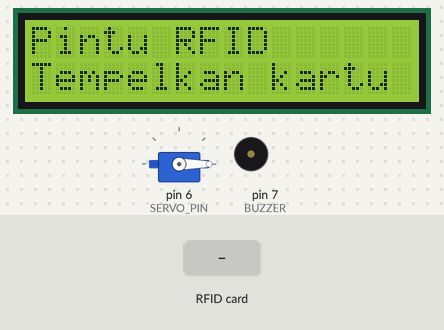
Bench run of a sketch on a simulated Arduino Uno, built with avr-gcc and run on an emulated ATmega328P. Parts: servo, 16×2 character LCD, buzzer (waves = sounding). Inputs (shaded band) come from the test bench.

Above: at 1.3 s.
1.4 s: RFID card 5E 7A 19 C4 held to the reader
At 2.8 s:
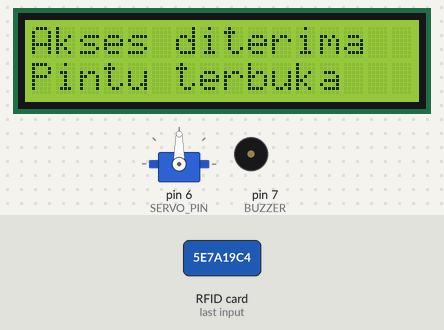
At 4.8 s:
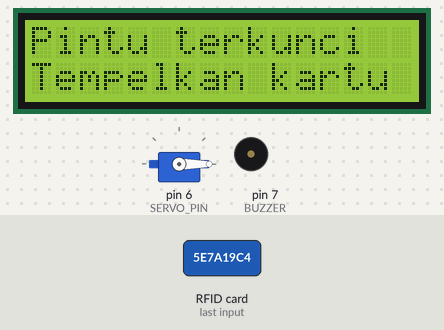
Timing chart, 0 to 6.3 s (numbered marks = the images above; inputs shaded):
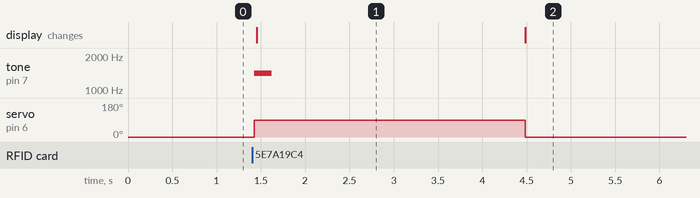

The sketch:

02_Pintu_RFID_Aman.ino
```cpp
#include <SPI.h>
#include <MFRC522.h>
#include <Wire.h>
#include <LiquidCrystal_I2C.h>
#include <Servo.h>

const int SS_PIN = 10;
const int RST_PIN = 9;
const int SERVO_PIN = 6;
const int BUZZER = 7;
MFRC522 rfid(SS_PIN, RST_PIN);
LiquidCrystal_I2C lcd(0x27, 16, 2);
Servo servo;

void tampilkan(const char* baris1, const char* baris2) {
  lcd.clear();
  lcd.setCursor(0, 0);
  lcd.print(baris1);
  lcd.setCursor(0, 1);
  lcd.print(baris2);
}

void setup() {
  SPI.begin();
  rfid.PCD_Init();
  servo.attach(SERVO_PIN);
  pinMode(BUZZER, OUTPUT);
  servo.write(0);
  lcd.init();
  lcd.backlight();
  tampilkan("Pintu RFID", "Tempelkan kartu");
}

void loop() {
  if (!rfid.PICC_IsNewCardPresent() || !rfid.PICC_ReadCardSerial()) {
    return;
  }

  servo.write(90);
  tone(BUZZER, 1400, 200);
  tampilkan("Akses diterima", "Pintu terbuka");
  delay(3000);
  servo.write(0);
  tampilkan("Pintu terkunci", "Tempelkan kartu");
  rfid.PICC_HaltA();
  rfid.PCD_StopCrypto1();
}
```

Measured:
- after the input at 1.4 s, tone on pin 7 (BUZZER): silent → 1400 Hz at once, → silent 0.20 s later; servo on pin 6 (SERVO_PIN): 0° → 90° at once, → 0° 3.1 s later; the display: changes after 0.05 s (image 1)
- what the display in image 1 shows lasts 3.0 s, from 1.5 s to 4.5 s
